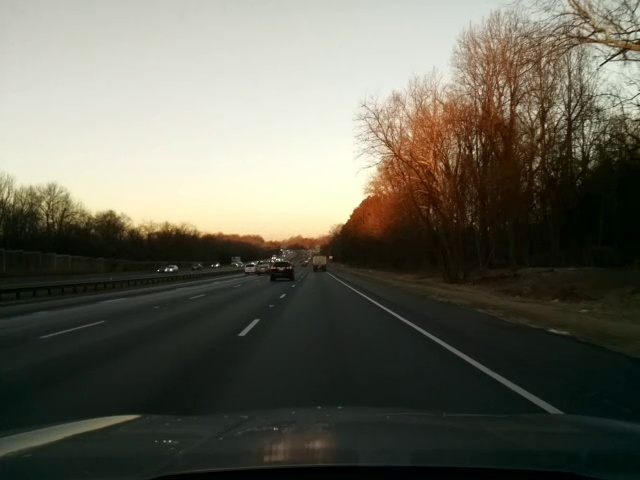
#> input picture images/20190219.jpg, 640 x 480 px, given in place of test_video_01.mp4, which was not available
$ jupyter execute lanedetection_video.ipynb   (text cells are left out)
#> lines starting #> are read from the running program, lines starting #| are printed output that depends on the picture; after the words box and inside, x2 and y2 are one past the last pixel; in counts of white or black regions, pixels touching at a corner belong together; pictures that were not available may be replaced by others from this repository, and a replacement may not be noted
#> in main, image is the input picture: shape (480, 640, 3); mean B, G, R 87.6, 100, 101.2
[cell 1]
import numpy as np
import matplotlib
import cv2
import imutils

[cell 2]
#list for moving average
ptsMAR = []
ptsMAL = []

[cell 3]
def snip_image(image):
	snip = image[(image.shape[0]-300):(image.shape[0]-50),(0):(image.shape[1])]
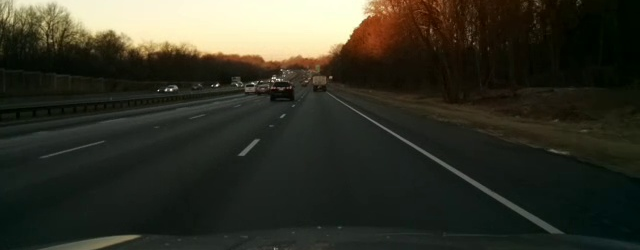
#> snip: shape (250, 640, 3); mean B, G, R 40.1, 51.7, 51.6
	return snip

[cell 4]
def mask_image(image):
	mask = np.zeros((image.shape[0],image.shape[1]), dtype = "uint8")
	#points were changed to create a mask better suited to the new snip
	pts = np.array([[105,image.shape[0]-10],[105,image.shape[0]-25],[int(image.shape[1]/2)-20,150],
		[260,150],[image.shape[1]-120, image.shape[0]-40],[image.shape[1]-120, image.shape[0]-10]],dtype=np.int32)

	#for point in pts:
		#cv2.circle(image, tuple(point), 4, (0,255,0), -1)
	cv2.fillConvexPoly(mask, pts,255)
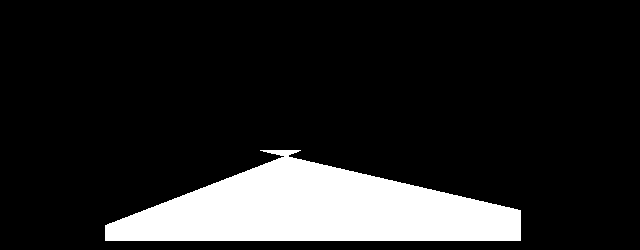
#> mask: shape (250, 640); 14.3% white; 1 white region, box (x1, y1, x2, y2) and area: (105, 150, 521, 241) 22945

	masked = cv2.bitwise_and(image,image,mask=mask)
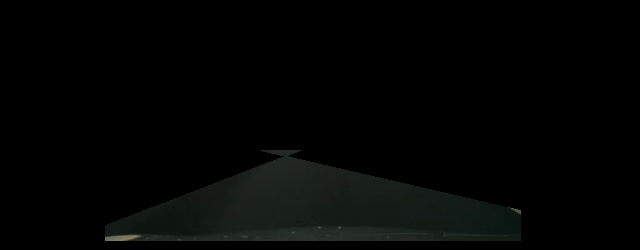
#> masked: shape (250, 640, 3); mean B, G, R 3.9, 4.5, 3.6
	return masked

[cell 5]
def thresh_image(image):
	hsv = cv2.cvtColor(image,cv2.COLOR_BGR2HSV)
#> hsv: shape (250, 640, 3); mean H, S, V 10.1, 8.2, 4.5

	gray = cv2.cvtColor(image,cv2.COLOR_BGR2GRAY)
	#added a new mask to pick up yellow colors
	yellowLower = np.array([0,65,164])
	yellowUpper = np.array([255,255,255])

	redLower = np.array([140,20,0])
	redUpper = np.array([230,100,50])

	#changed upper white to fully white
	whiteLower = np.array([30,0,65])
	whiteUpper = np.array([255,255,255])
	yellow_mask = cv2.inRange(hsv, yellowLower, yellowUpper)
#> yellow_mask: shape (250, 640); every value is 0
	white_mask = cv2.inRange(hsv, whiteLower, whiteUpper)
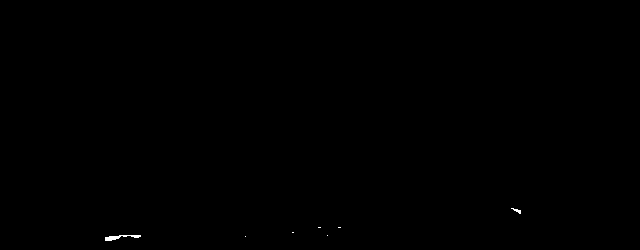
#> white_mask: shape (250, 640); 0.08% white; 7 white regions (5 under 20 px), largest, box (x1, y1, x2, y2) and area: (105, 235, 141, 241) 100, (511, 208, 521, 214) 25

	red_mask = cv2.inRange(hsv, redLower, redUpper)


	#creates a mask usng the yellow and white mask against each other
	full_mask = cv2.bitwise_or(yellow_mask, white_mask)


	#creates a mask using the gray scale against the full mask
	frame = cv2.bitwise_or(gray, full_mask)
	threshold = 100
	black_white = cv2.threshold(frame, threshold, 255, cv2.THRESH_BINARY)[1]
#> black_white: shape (250, 640); 0.12% white; 7 white regions (5 under 20 px), largest, box (x1, y1, x2, y2) and area: (105, 235, 141, 241) 159, (511, 208, 521, 214) 25
	return black_white

[cell 6]
def blur_image(image):
	#blurs the image to help with edge detection
	return cv2.GaussianBlur(image, (21,21),0)

[cell 7]
def edge_image(image):
	#identifys edges in the image
	return cv2.Canny(image,30,130)
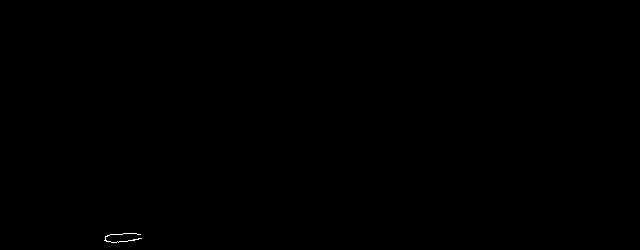
#> returned value: shape (250, 640); 0.05% white in thin lines or dots, all inside (x1, y1, x2, y2) = (104, 233, 142, 243)

[cell 8]
def lined_image(image):

	return cv2.HoughLines(image, 1, np.pi/180,30)

[cell 9]
def show_line(lines,snip,color):

	if lines is not None:
		#varibale for number of iteration for the lines of the left or right lane
		L = 0
		R = 0
		#placeholder varible for the points
		pt1L = (0,0)
		pt2L = (0,0)
		pt1R = (0,0)
		pt2R = (0,0)
		for i in range(0,len(lines)):
			rho = lines[i][0][0]
			theta = lines[i][0][1]

			a = np.cos(theta)
			b = np.sin(theta)

			x0 = a*rho
			#fixes offest between my mask and my original image
			y0 = b*rho + 60

			pt1 = int(x0 + 1000*(-b)), int(y0+1000*(a))
			pt2 = int(x0 - 1000*(-b)), int(y0-1000*(a))

			#Checks if the x coordinate of the point is in the left hand side or right side of the screen by checking if its negative,
			#this would mean its in the left hand side
			if pt2[1] < 0:
				pt1L = tuple(map(sum,zip(pt1L,pt1)))
				pt2L = tuple(map(sum,zip(pt2L,pt2)))
				L +=1
			else:
				pt1R = tuple(map(sum,zip(pt1R,pt1)))
				pt2R = tuple(map(sum,zip(pt2R,pt2)))
				R +=1


		#checks if the the line returns none and makes the points of the line zero so they can be ignored later in the code
		#or will take the points and find the average of the left and right points of the line
		if L == 0 and R == 0:

			pt1L = 0
			pt2L = 0
			pt1R = 0
			pt2R = 0

		elif L == 0 and R != 0:

			pt1L = 0
			pt2L = 0
			pt1R = tuple(map(lambda x: int(x/R), pt1R))
			pt2R = tuple(map(lambda x: int(x/R), pt2R))
		elif R == 0 and L != 0:

			pt1R = 0
			pt2R = 0
			pt1L = tuple(map(lambda x: int(x/L), pt1L))
			pt2L = tuple(map(lambda x: int(x/L), pt2L))
		else:
			pt1R = tuple(map(lambda x: int(x/R), pt1R))
			pt2R = tuple(map(lambda x: int(x/R), pt2R))
			pt1L = tuple(map(lambda x: int(x/L), pt1L))
			pt2L = tuple(map(lambda x: int(x/L), pt2L))
		#moves points to the moving average function
		moving_average(snip,(pt1L,pt2L),(pt1R,pt2R))


	return None

[cell 10]
#used to get the moving average of the left and right lane lines points
# [60 lines left out: function moving_average, not called in this run]

[cell 11]
def main():

	#loads the video
	vid = cv2.VideoCapture("video/test_video_01.mp4")
	width = int(vid.get(cv2.CAP_PROP_FRAME_WIDTH))
	height = int(vid.get(cv2.CAP_PROP_FRAME_HEIGHT))
	fps = vid.get(cv2.CAP_PROP_FPS)
    # Define the codec and create VideoWriter object
	fourcc = cv2.VideoWriter_fourcc(*'mp4v')  # or 'XVID'
	out = cv2.VideoWriter('video/output_lanes.mp4', fourcc, fps, (width, height))

	#will continue running till the video is over
	while (vid.isOpened()):
		# ret is equal to true while the video is running and image is the frame captured from the video
		ret, image = vid.read()
		#if video is running ths will run
		if ret == True:


			snip = snip_image(image)

			mask = mask_image(snip)

			frame = thresh_image(mask)

			blur = blur_image(frame)

			edged= edge_image(blur)

			lines = lined_image(edged)


			show_line(lines,image,(0,0,255))

			out.write(image)
			#if the video is running and q is pressed on the keyboard the while loop will break and video will end
			if cv2.waitKey(1) & 0xFF == ord('q'):
#> (key q is pressed here)
				break

		#if the the video ends by itself the video will be closed and all windows will be destroyed, edning the code
		if ret == False:
			vid.release()
			cv2.destroyAllWindows()
